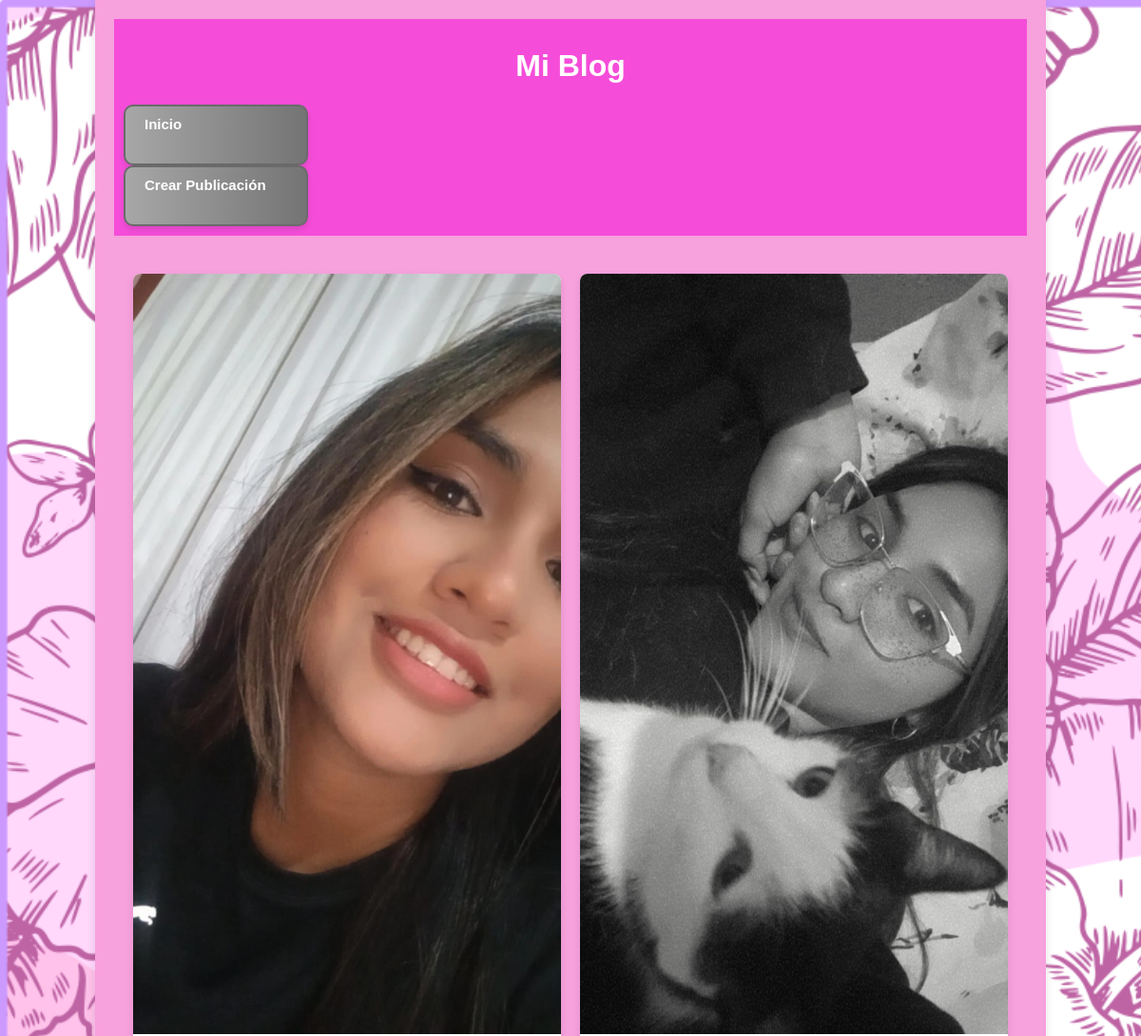
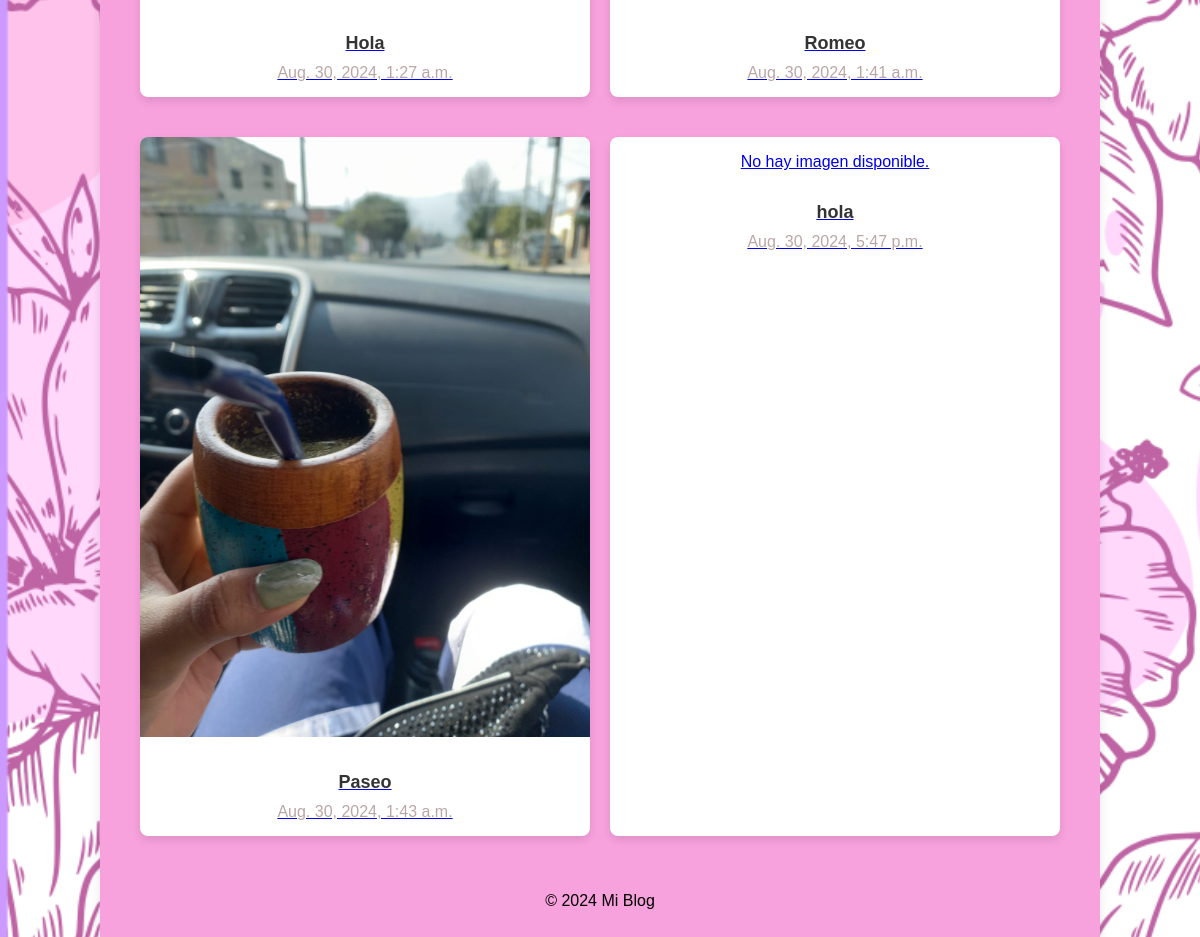
The page / on the database its author committed (2 pictures, top to bottom).
### blog/models.py (models this page shows, shortened)
class Post(models.Model):
    title = models.CharField(max_length=100)
    content = models.TextField()
    image = models.ImageField(upload_to='images/', null=True, blank=True)
    created_date = models.DateTimeField(auto_now_add=True)

### blog/views.py (the view)
# urls.py: path('', views.post_list, name='post_list'),
def post_list(request):
    posts = Post.objects.all()
    return render(request, 'blog/post_list.html', {'posts': posts})

### blog/templates/blog/post_list.html (shortened to what this page needs)
{% extends 'blog/base.html' %}
{% block content %}
<div class="post-grid">
    {% for post in posts %}
    <div class="post-item">
        <a href="{% url 'post_detail' post.pk %}">
            {% if post.image %}
            <img src="{{ post.image.url }}" alt="{{ post.title }}">
            {% else %}
            <p>No hay imagen disponible.</p>
            {% endif %}
            <div class="post-info">
                <h2>{{ post.title }}</h2>
                <p>{{ post.created_date }}</p>
            </div>
        </a>
    </div>
    {% endfor %}
</div>
{% endblock %}

### blog/templates/blog/base.html (shortened to what this page needs)
{% load static %}
<!DOCTYPE html>
<html lang="es">
<head>
    <link rel="stylesheet" href="{% static 'blog/style.css' %}">
</head>
<body>
    <div class="container">
        <header>
            <h1>{% block header %}Mi Blog{% endblock %}</h1>
                <nav>
                    <a href="{% url 'post_list' %}" class="boton-inicio">Inicio</a>
                    <a href="{% url 'post_new' %}" class="boton-crearpubli">Crear Publicación</a>
                </nav>
        </header>
        <main>
            {% block content %}{% endblock %}
        </main>
        <div class="footer">
            <p>© 2024 Mi Blog</p>
        </div>
    </div>
</body>
</html>

### static/blog/style.css (style rules this page uses)
body { font-family: Arial, sans-serif; background-image: url("10.png"); background-size: cover; background-repeat: no-repeat; text-align: center; margin: 0; padding: 0; }
.container { width: 80%; margin: 0 auto; padding: 20px; background: #f7a1dd; box-shadow: 0 0 10px rgba(0, 0, 0, 0.1); }
header { background: #f54dd9; color: #fff; padding: 10px 0; text-align: center; margin-bottom: 20px; }
nav a { margin: 0 10px; padding: 10px 20px; background: linear-gradient(90deg, #e0dee0 0%, #acaaab 100%); color: #fff; border: 2px solid #f7a1dd; text-decoration: none; display: inline-block; font-size: 18px; border-radius: 10px; transition: all 0.3s ease; box-shadow: 0 4px 6px rgba(0, 0, 0, 0.1); }
.post-grid { display: grid; grid-template-columns: repeat(auto-fill, minmax(300px, 1fr)); gap: 20px; padding: 20px; }
.post-item { background-color: #fff; border-radius: 8px; overflow: hidden; box-shadow: 0 4px 8px rgba(0, 0, 0, 0.1); transition: transform 0.2s; margin-bottom: 20px; }
.post-item img { width: 100%; height: auto; }
.post-info { padding: 15px; }
.post-info h2 { font-size: 18px; margin: 0; color: #333; }
.post-info p { margin: 10px 0 0; color: #bba6a6; }
.boton-inicio { margin-right: 20px; width: 150px; height: 40px; background: linear-gradient(90deg, #a8a7a8 0%, #757475 100%); color: #ffffff; padding: 10px 20px; border: 2px solid #6b6a6b; cursor: pointer; text-decoration: none; display: flex; font-size: 15px; font-weight: bold; text-align: center; }
.boton-crearpubli { margin-right: 20px; width: 150px; height: 40px; background: linear-gradient(90deg, #a8a7a8 0%, #757475 100%); color: #ffffff; padding: 10px 20px; border: 2px solid #6b6a6b; cursor: pointer; text-decoration: none; display: flex; font-size: 15px; font-weight: bold; text-align: center; }

### rows shown on the page
Post: image (placeholder picture), title "Hola", created_date "Aug. 30, 2024, 1:27 a.m."
Post: image (picture), title "Romeo", created_date "Aug. 30, 2024, 1:41 a.m."
Post: image (picture), title "Paseo", created_date "Aug. 30, 2024, 1:43 a.m."
Post: image "No hay imagen disponible.", title "hola", created_date "Aug. 30, 2024, 5:47 p.m."
